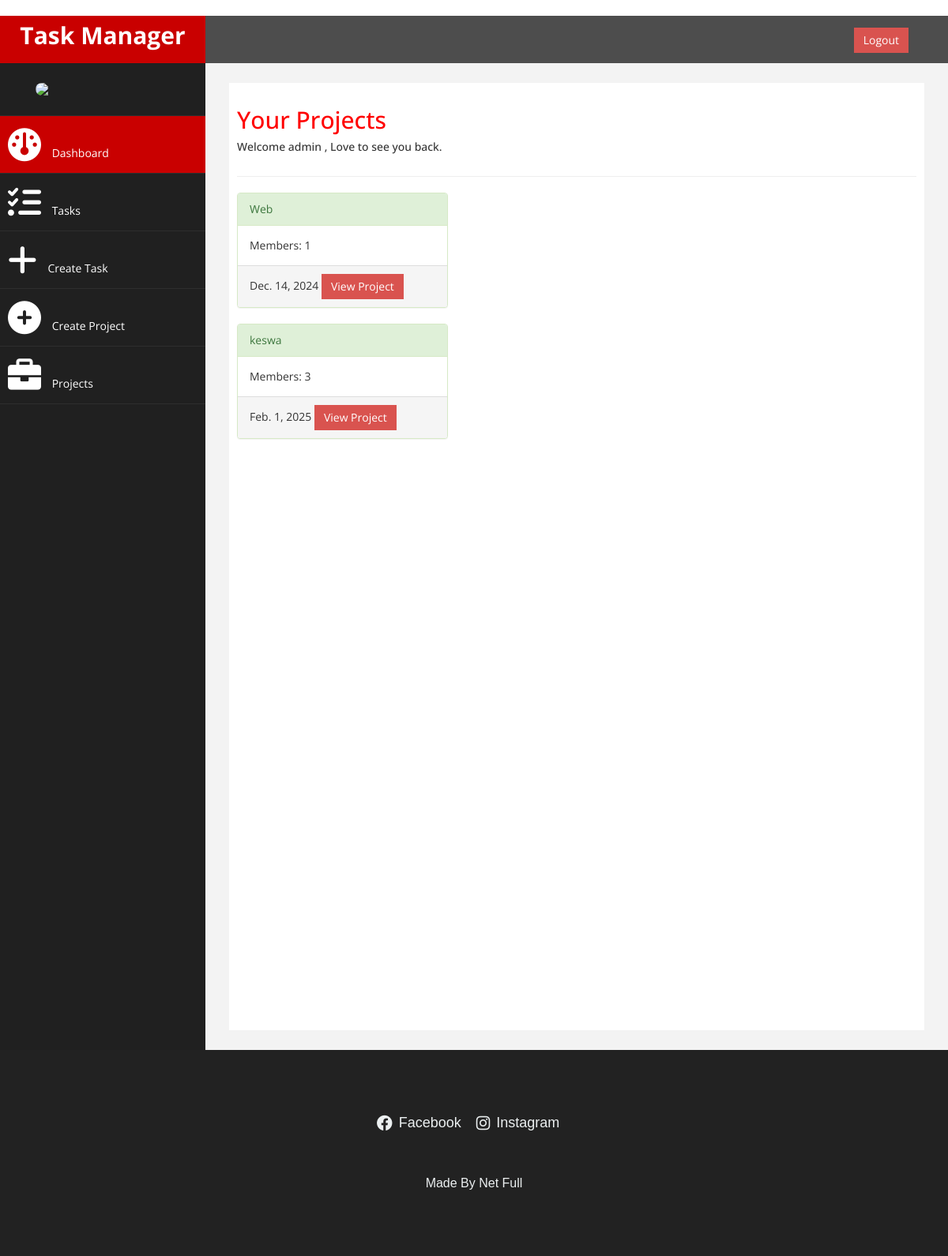
Page /projects/ (signed in) on the committed database.
### welcome/models.py (models this page shows, shortened)
class CustomUser(AbstractUser):
    subscription_type = models.CharField(
        max_length=20,
        choices=[('free', 'Free'), ('pro', 'Pro')],
        default='free'
    )
    ROLE_CHOICES = [
        ('team_leader', 'Team Leader'),
        ('product_owner', 'Product Owner'),
        ('programmer', 'Programmer'),
    ]
    role = models.CharField(max_length=20, choices=ROLE_CHOICES, null=True)
    trial_start_date = models.DateField(null=True, blank=True)
    category = models.CharField(
        max_length=20,
        choices=[('programming', 'Programming'), ('education', 'Education'), ('crm', 'CRM')],
        null=True
    )
    pro_subscription_date = models.DateField(null=True, blank=True)
    subscription_end_date = models.DateField(null=True, blank=True)
    groups = models.ManyToManyField(
        Group,
        related_name="custom_user_groups",
        blank=True
    )
    user_permissions = models.ManyToManyField(
        Permission,
        related_name="custom_user_permissions",
        blank=True
    )

class Project(models.Model):
    name = models.CharField(max_length=255)
    created_by = models.ForeignKey(
        CustomUser, on_delete=models.CASCADE, related_name='projects'
    )
    start_date = models.DateField()
    end_date = models.DateField()
    members = models.ManyToManyField(CustomUser, related_name='project_members')

### welcome/views.py (the view)
# urls.py: path('projects/', views.user_projects_view, name='user_projects_view'),
@login_required
def user_projects_view(request):
    user = request.user
    created_projects = Project.objects.filter(created_by=user)
    member_projects = Project.objects.filter(members=user)
    user_projects = list(created_projects) + list(member_projects)
    unique_projects = {project.id: project for project in user_projects}.values()  # Deduplicate by project ID
    context = {
        'projects': unique_projects
    }
    return render(request, 'projects.html', context)

### welcome/templates/projects.html (shortened to what this page needs)
﻿﻿<!DOCTYPE html>
<html xmlns="http://www.w3.org/1999/xhtml">
<head>
    <link href="../static/bootstrap.css" rel="stylesheet" />
    <link href="../static/font-awesome.css" rel="stylesheet" />
    <link rel="stylesheet" href="https://cdnjs.cloudflare.com/ajax/libs/font-awesome/6.0.0-beta3/css/all.min.css" />
    <link href="../static/custom.css" rel="stylesheet" />
</head>
<body>
    <div id="wrapper">
        <nav class="navbar navbar-default navbar-cls-top " role="navigation" style="margin-bottom: 0">
            <div class="navbar-header">
                <a class="navbar-brand" href="{% url 'dashboard' %}">Task Manager</a>
            </div>
  <div style="color: white;
padding: 15px 50px 5px 50px;
float: right;
font-size: 16px;">{% if user.is_authenticated %}<a href="/logout" class="btn btn-danger square-btn-adjust">Logout</a>
{% else %}
<a href="/login" class="btn btn-danger square-btn-adjust">Login</a>
<a href="/register" class="btn btn-danger square-btn-adjust">Register</a>
{% endif %} </div>
        </nav>
                <nav class="navbar-default navbar-side" role="navigation">
            <div class="sidebar-collapse">
                <ul class="nav" id="main-menu">
				<li class="text-center">
                    <img src="../static/img/netfull.png" class="user-image img-responsive"/>
                </li>
                <li>
                    <a class="active-menu" href="{% url 'dashboard' %}"><i class="fa fa-dashboard fa-3x"></i> Dashboard</a>
                </li>
                <li>
                    <a href="{% url 'user_tasks_view' %}"><i class="fa fa-tasks fa-3x"></i> Tasks</a>
                </li>
                <li>
                    <a href="{% url 'create_task' %}"><i class="fa fa-plus fa-3x"></i> Create Task</a>
                </li>
                <li>
                    <a href="{% url 'create_project' %}"><i class="fa fa-plus-circle fa-3x"></i> Create Project</a>
                </li>
                <li>
                    <a href="{% url 'user_projects_view' %}"><i class="fa fa-briefcase fa-3x"></i> Projects</a>
                </li>
                </ul>
            </div>
        </nav>
        <div id="page-wrapper" >
            <div id="page-inner">
                <div class="row">
                    <div class="col-md-12">
                     <h2>Your Projects</h2>
                        <h5>Welcome {{user.username}} , Love to see you back. </h5>
                    </div>
                </div>
                 <hr />
                 {% for project in projects %}
                 <div class="row">
                     <div class="col-md-4 col-sm-4">
                         <div class="panel panel-success">
                             <div class="panel-heading">
                                 {{ project.name }}
                             </div>
                             <div class="panel-body">
                                 Members: {{ project.members.count }}
                             </div>
                             <div class="panel-footer">
                                 {{ project.end_date }}
                                 <a href="{% url 'project_detail' project.id %}" class="btn btn-danger square-btn-adjust" >View Project</a>
                             </div>
                         </div>
                     </div>
                 </div>
                 {% endfor %}
    </div>
            </div>
        </div>
<footer>
    <footer>
        <div class="container">
          <div class="row">
            <div class="col-lg-12">
              <ul class="social-icons">
                <li><a href="https://www.facebook.com/profile.php?id=61561751296406"><i class="fab fa-facebook"></i> Facebook</a></li>
                <li><a href="https://www.instagram.com/netfull1/"><i class="fab fa-instagram"></i> Instagram</a></li>
              </ul>
            </div>
            <div class="col-lg-12">
              <div class="copyright-text">
                <p>Made By Net Full</p>
              </div>
            </div>
          </div>
        </div>
      </footer>
</body>
</html>

### welcome/static/custom.css (style rules this page uses)
body { font-family: 'Open Sans', sans-serif; }
#wrapper { width: 100%; background:#202020; }
#page-wrapper { padding: 15px 15px; min-height: 600px; background:#F3F3F3; }
#page-inner { width:100%; margin:10px 20px 10px 0px; background-color:#fff!important; padding:10px; min-height:1200px; }
.text-center { text-align:center; }
h2 { color: #f00; }
.square-btn-adjust { border: 0px solid transparent; -webkit-border-radius: 0px; -moz-border-radius: 0px; border-radius: 0px; }
p { font-size:16px; line-height:25px; padding-top:20px; }
.user-image { margin: 25px auto; -webkit-border-radius: 10px; -moz-border-radius: 10px; border-radius: 10px; max-height:170px; max-width:170px; }
.navbar-cls-top .navbar-brand { color: #fff; background: #C90000; width: 260px; text-align: center; height: 60px; font-size: 30px; font-weight: 700; }
.active-menu { background-color:#C90000!important; }
.sidebar-collapse , .sidebar-collapse .nav { background:none; }
.sidebar-collapse .nav { padding:0; }
.sidebar-collapse .nav > li > a { color:#fff; background:#202020; text-shadow:none; }
.sidebar-collapse > .nav > li > a { padding:15px 10px; }
.sidebar-collapse > .nav > li { border-bottom: 1px solid rgba(107, 108, 109, 0.19); }
.navbar-side { border:none; background-color: #202020; }
.navbar-cls-top { background:#4D4D4D; border-bottom:none; }
.navbar-default { border:0px solid black; }
.navbar-header { background: #A70303; }
.nav > li > a > i { margin-right:10px; }
@media (min-width:768px) { #page-wrapper { margin: 0 0 0 260px; padding: 15px 30px; min-height: 1200px; } }
@media (min-width:768px) { .navbar-side { z-index: 1; position: absolute; width: 260px; } }
@media (min-width:768px) { .navbar { border-radius: 0px; } }

### welcome/templates/projects.html (style rules this page uses)
footer { background-color: #222; color: #ecf0f1; padding: 40px 0; font-family: Arial, sans-serif; }
footer .container { max-width: 1200px; margin: 0 auto; padding: 0 15px; }
footer .social-icons { list-style: none; padding: 0; text-align: center; margin-bottom: 20px; }
footer .social-icons li { display: inline-block; margin-right: 15px; }
footer .social-icons a { color: #ecf0f1; text-decoration: none; font-size: 18px; transition: color 0.3s ease; display: inline-flex; align-items: center; }
footer .social-icons a i { margin-right: 8px; font-size: 20px; }
footer .copyright-text { text-align: center; font-size: 14px; margin-top: 10px; }
footer .copyright-text p { margin: 0; color: #ecf0f1; }

### rows in the picture
CustomUser: username "admin"
Project: name "Web", members.count "1", end_date "Dec. 14, 2024"
Project: name "keswa", members.count "3", end_date "Feb. 1, 2025"
